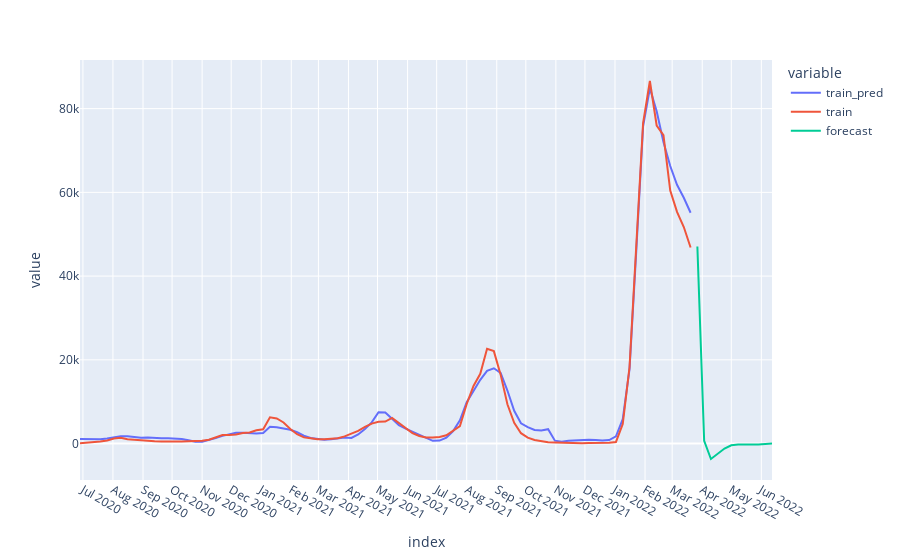

This figure's notebook cell:
### Code cell
X_train = X[X.index <= last_date]
y_train = y[y.index <= last_date]
y_train_index = y_train.index

y_pred = model.predict(X_train)
y_pred = sc.inverse_transform(y_pred).ravel()
y_pred = pd.Series(y_pred, index=y_train_index, name='train_pred')
y_train = sc.inverse_transform(y_train.values.reshape(-1, 1)).ravel()
y_train = pd.Series(y_train, index=y_train_index, name='train')

rmse = np.sqrt( mean_squared_error(y_train, y_pred) )
print('RMSE: {:.5}'.format(rmse))

X_forecast = X[X.index > last_date]
y_forecast = y[y.index > last_date]
y_forecast_index = y_forecast.index

y_forecast = model.predict(X_forecast)
y_forecast = sc.inverse_transform(y_forecast).ravel()
y_forecast = pd.Series(y_forecast, index=y_forecast_index, name='forecast')

# plt.plot(y_pred, label='train pred')
# plt.plot(y_train, label='test')
# plt.plot(y_forecast, label='forecast')
# plt.legend()

fig = px.line(pd.concat([y_pred, y_train, y_forecast], axis=1))
fig.update_layout({
    'xaxis': {
        'dtick': 'M1'
    }
})
fig.show()
